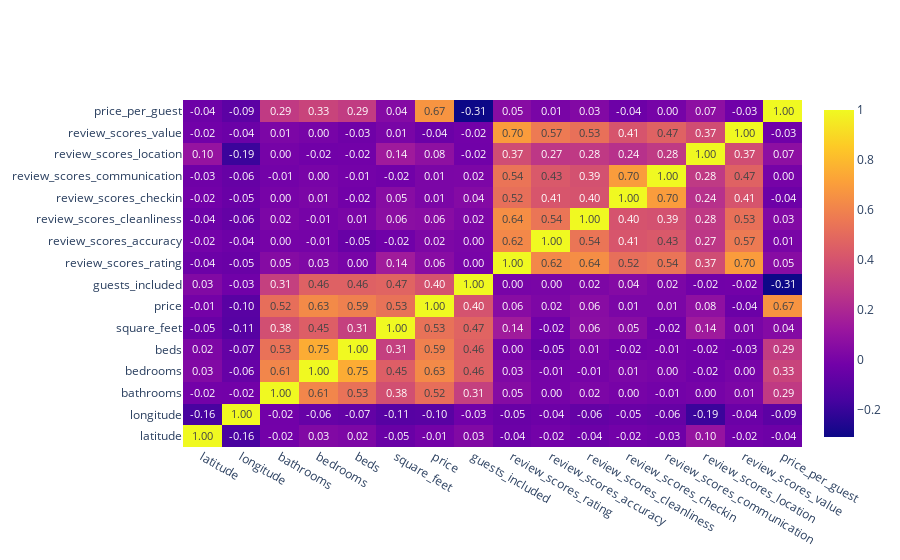

Source (notebook cell):
### Code cell
import plotly.graph_objects as go
fig = go.Figure()
fig.add_trace(
    go.Heatmap(
        x = corr_df.columns,
        y = corr_df.index,
        z = np.array(corr_df),
        text=corr_df.values,
        texttemplate='%{text:.2f}'
    )
)
fig.show()

### Figure 1 — Plotly figure (JSON) as saved in the notebook; plotly's stock layout.template omitted (floating-point values rounded to 4 significant figures; data arrays with more than 128 entries replaced by an {"elided": "..."} marker saying what was removed)
{"data": [{"text": {"elided": "16x16 float values"}, "texttemplate": "%{text:.2f}", "type": "heatmap", "x": ["latitude", "longitude", "bathrooms", "bedrooms", "beds", "square_feet", "price", "guests_included", "review_scores_rating", "review_scores_accuracy", "review_scores_cleanliness", "review_scores_checkin", "review_scores_communication", "review_scores_location", "review_scores_value", "price_per_guest"], "y": ["latitude", "longitude", "bathrooms", "bedrooms", "beds", "square_feet", "price", "guests_included", "review_scores_rating", "review_scores_accuracy", "review_scores_cleanliness", "review_scores_checkin", "review_scores_communication", "review_scores_location", "review_scores_value", "price_per_guest"], "z": {"elided": "16x16 float values"}}], "layout": {}}
